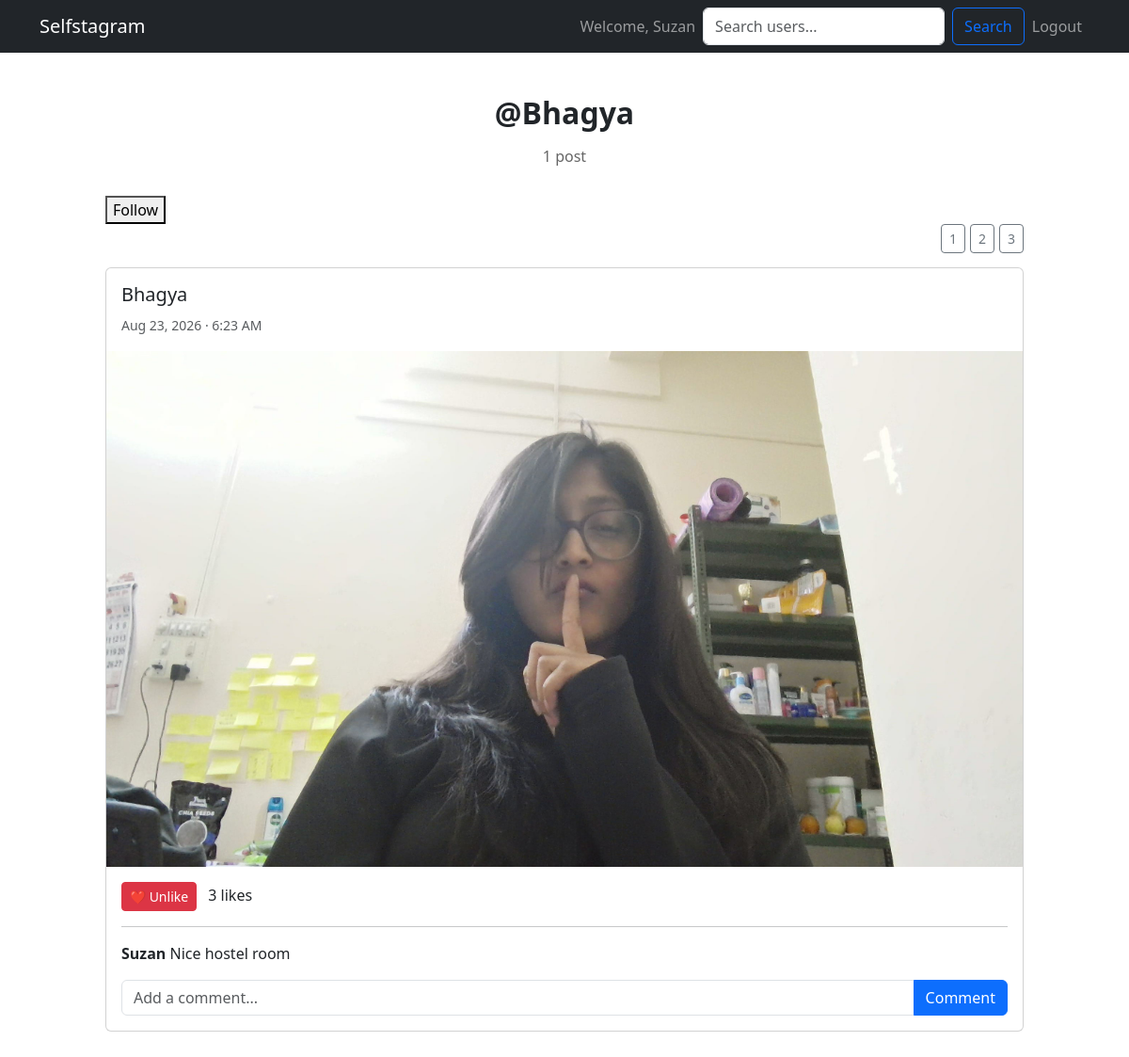
The page /profile/Bhagya/ (signed in) on the database its author committed.
### myapp/models.py (models this page shows, shortened)
class Image(models.Model):
    user = models.ForeignKey(User, on_delete=models.CASCADE, related_name="images")
    photo = models.ImageField(upload_to="Images")
    date = models.DateTimeField(auto_now_add=True)

class Comment(models.Model):
    user = models.ForeignKey(User, on_delete=models.CASCADE, related_name="comments")
    image = models.ForeignKey(Image, on_delete=models.CASCADE, related_name="comments")
    text = models.CharField(max_length=500)
    date = models.DateTimeField(auto_now_add=True)
    class Meta:
        ordering = ["date"]

### myapp/views.py (the view)
# urls.py: path('profile/<str:username>/', views.profile, name='profile'),
@login_required
def profile(request, username):
    profile_user = get_object_or_404(User, username=username)
    images = (
        Image.objects
        .filter(user=profile_user)
        .prefetch_related("likes", "comments__user")
        .order_by("-date")
    )
    liked_image_ids = set(
        Like.objects
        .filter(user=request.user, image__in=images)
        .values_list("image_id", flat=True)
    )
    is_following = Follow.objects.filter(
        follower=request.user,
        following=profile_user
    ).exists()
    following_users = User.objects.filter(
        followers__follower=profile_user
    ).order_by("username")
    return render(
        request,
        "myapp/profile.html",
        {
            "profile_user": profile_user,
            "img": images,
            "liked_image_ids": liked_image_ids,
            "is_following": is_following,
            "following_users": following_users,
        },
    )

### myapp/templates/myapp/profile.html (shortened to what this page needs)
{% extends "base.html" %}
{% block content %}
<div class="container profile-container">
    <div class="profile-header">
        <div class="profile-username">
            @{{ profile_user.username }}
        </div>
        <div class="profile-stats">
            {{ img|length }} post{{ img|length|pluralize }}
        </div>
    </div>
    {% if request.user != profile_user %}
        {% if is_following %}
            <form method="POST" action="{% url 'unfollow_user' profile_user.id %}">
                {% csrf_token %}
                <button type="submit">
                    Following
                </button>
            </form>
        {% else %}
            <form method="POST" action="{% url 'follow_user' profile_user.id %}">
                <button type="submit">
                    Follow
                </button>
            </form>
        {% endif %}
    {% endif %}
    <div class="layout-buttons">
        <button class="btn btn-outline-secondary btn-sm"
                onclick="setGrid(1)">
            1
        </button>
        <button class="btn btn-outline-secondary btn-sm"
                onclick="setGrid(2)">
            2
        </button>
        <button class="btn btn-outline-secondary btn-sm"
                onclick="setGrid(3)">
            3
        </button>
    </div>
    {% if img %}
        <div id="photoGrid" class="photo-grid grid-1">
            {% for image in img %}
                <div class="grid-item">
                    <div class="card post-card">
                        <div class="card-body">
                            <h5>
                                <a href="{% url 'profile' image.user.username %}"
                                   class="username-link">
                                    {{ image.user.username }}
                                </a>
                            </h5>
                            <small class="text-muted">
                                {{ image.date|date:"M d, Y · g:i A" }}
                            </small>
                        </div>
                        <img src="{{ image.photo.url }}"
                             class="post-image"
                             alt="Photo uploaded by {{ image.user.username }}">
                        <div class="card-body">
                            <form method="POST"
                                  action="{% url 'toggle_like' image.id %}"
                                  class="d-inline">
                                {% if image.id in liked_image_ids %}
                                    <button type="submit"
                                            class="btn btn-danger btn-sm">
                                        ❤️ Unlike
                                    </button>
                                {% else %}
                                    <button type="submit"
                                            class="btn btn-outline-danger btn-sm">
                                        🤍 Like
                                    </button>
                                {% endif %}
                            </form>
                            <span class="ms-2">
                                {{ image.likes.count }}
                                like{{ image.likes.count|pluralize }}
                            </span>
                            <hr>
                            {% for comment in image.comments.all %}
                                <div class="comment">
                                    <strong>
                                        {{ comment.user.username }}
                                    </strong>
                                    {{ comment.text }}
                                </div>
                            {% empty %}
                                <p class="text-muted">
                                    No comments yet.
                                </p>
                            {% endfor %}
                            <form method="POST"
                                  action="{% url 'add_comment' image.id %}"
                                  class="mt-3">
                                <div class="input-group">
                                    <input type="text"
                                           name="text"
                                           class="form-control"
                                           placeholder="Add a comment..."
                                           maxlength="500"
                                           required>
                                    <button type="submit"
                                            class="btn btn-primary">
                                        Comment
                                    </button>
                                </div>
                            </form>
                        </div>
                    </div>
                </div>
            {% endfor %}
        </div>
    {% else %}
        <div class="alert alert-secondary text-center">
            {{ profile_user.username }}
            hasn't uploaded any photos yet.
        </div>
    {% endif %}
</div>
{% endblock %}

### myapp/templates/base.html (shortened to what this page needs)
<!DOCTYPE html>
<html lang="en">
<head>
    <link href="https://cdn.jsdelivr.net/npm/bootstrap@5.3.0/dist/css/bootstrap.min.css" rel="stylesheet">
</head>
<body>
    <nav class="navbar navbar-expand-lg navbar-dark bg-dark">
        <div class="container">
            <a class="navbar-brand" href="{% url 'home' %}">Selfstagram</a>
            <div class="collapse navbar-collapse" id="navbarNav">
                <ul class="navbar-nav ms-auto">
                    {% if user.is_authenticated %}
                        <li class="nav-item">
                            <span class="nav-link">Welcome, {{ user.username }}</span>
                        </li>
                         <form method="GET" action="{% url 'search_users' %}" class="d-flex">
    <input
        type="search"
        name="q"
        class="form-control me-2"
        placeholder="Search users..."
        value="{{ request.GET.q }}"
    >
    <button type="submit" class="btn btn-outline-primary">
        Search
    </button>
</form>
                        <li class="nav-item">
                            <form method="post" action="{% url 'logout' %}" class="d-inline">
                                <button type="submit" class="btn btn-link nav-link">Logout</button>
                            </form>
                        </li>
                    {% endif %}
                </ul>
            </div>
        </div>
    </nav>
    {% block content %}
    {% endblock %}
</body>
</html>

### myapp/templates/myapp/profile.html (style rules this page uses)
.profile-container { max-width: 1000px; margin: 40px auto; }
.profile-header { text-align: center; margin-bottom: 30px; }
.profile-username { font-size: 32px; font-weight: 600; }
.profile-stats { color: #666; margin-top: 10px; }
.layout-buttons { display: flex; justify-content: flex-end; gap: 5px; margin-bottom: 15px; }
.photo-grid { display: flex; flex-wrap: wrap; margin: -8px; }
.grid-item { padding: 8px; }
.grid-1 .grid-item { width: 100%; }
.post-card { margin-bottom: 10px; }
.post-image { width: 100%; max-height: 700px; object-fit: contain; background: #f5f5f5; }
.username-link { text-decoration: none; color: inherit; }
.comment { margin-bottom: 6px; }

### rows shown on the page
Image: user.username "Bhagya", date "Aug 23, 2026 · 6:23 AM", photo (picture), shows "❤️ Unlike", likes.count "3"
Comment: user.username "Suzan", text "Nice hostel room"

### other values the page prints
{{ user.username }} "Suzan"
{{ profile_user.username }} "Bhagya"
{{ img|length }} "1"
